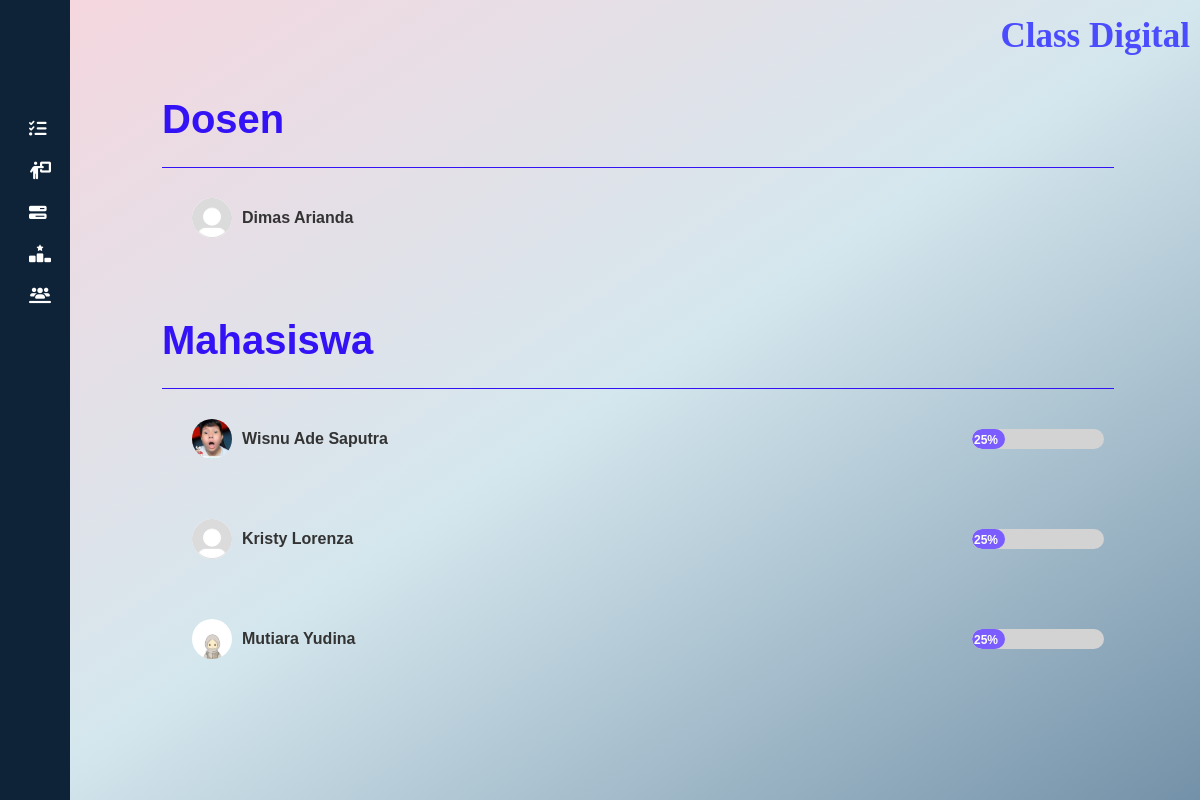
Screenshot of /cd_app/list/4/ with the database file from the repository.
### cd_app/models.py (models this page shows, shortened)
class Course(models.Model):
    name = models.CharField(max_length=200)
    schedule = models.CharField(max_length=100)
    url = models.URLField()
    video_url = models.URLField(blank=True, null=True, help_text="URL video pembelajaran (contoh: YouTube)")
    pdf_material = models.FileField(upload_to='materials/', blank=True, null=True, help_text="Unggah materi dalam format PDF")
    announcement = models.TextField(blank=True, null=True)
    teacher = models.ForeignKey(
        UserProfileInfo,
        on_delete=models.SET_NULL,
        null=True,
        blank=True,
        related_name='teaching_courses',
        limit_choices_to={'role': 'teacher'},  # Hanya user dengan role 'teacher'
    )

class UserProfileInfo(models.Model):
    user = models.OneToOneField(User, on_delete=models.CASCADE, related_name='profile')
    image = models.ImageField(upload_to='profile_pics', blank=True)
    name = models.CharField(max_length=255, blank=True)
    email = models.EmailField(max_length=255, blank=True)
    phone = models.CharField(max_length=15, blank=True)
    about = models.TextField(blank=True)
    ROLE_CHOICES = [
        ('student', 'Student'),
        ('teacher', 'Teacher'),
    ]
    role = models.CharField(max_length=10, choices=ROLE_CHOICES, default='student')
    courses = models.ManyToManyField('Course', related_name='enrolled_users', blank=True)

### cd_app/views.py (the view)
# urls.py: path('list/<int:course_id>/', views.list_view, name='list'),
def list_view(request, course_id):
    try:
        course = Course.objects.get(id=course_id)  # Mendapatkan kursus berdasarkan ID
    except Course.DoesNotExist:
        return render(request, '404.html')  # Jika kursus tidak ditemukan
    enrolled_users = course.enrolled_users.all()  # Relasi Many-to-Many
    return render(request, 'cd_app/list_mahasiswa.html', {
        'course': course,
        'enrolled_users': enrolled_users
    })

### templates/cd_app/list_mahasiswa.html (shortened to what this page needs)
{% extends "cd_app/class.html" %}
{% load static %}
{% block body_block %}
<head>
</head>
      <div class="container-recap-values">
        <div class="title-task">
          <h1>Dosen</h1>
        </div>
        <div class="list-mahasiswa">
          <div class="mahasiswa-item">
            <div class="profile">
              <div class="profile-icon">
                {% if course.teacher.image %}
                <img src="{{ course.teacher.image.url }}" alt="Profile Icon" />
                {% else %}
                <img src="{% static 'img/profile.jpg' %}" alt="Default Profile Icon" />
                {% endif %}
              </div>
              <span class="name">{{course.teacher.name}}</span>
            </div>
          </div>
        </div>
        <div class="title-task mt-5">
          <h1>Mahasiswa</h1>
        </div>
        <div class="list-mahasiswa">
          {% for user in enrolled_users %}
          <div class="mahasiswa-item">
            <div class="profile">
              <div class="profile-icon">
                {% if user.image %}
                <img src="{{ user.image.url }}" alt="Profile Icon" />
                {% else %}
                <img src="{% static 'img/profile.jpg' %}" alt="Default Profile Icon" />
                {% endif %}
              </div>
              <span class="name">{{ user.name }}</span>
            </div>
            <div class="progress-container">
              <div class="progress-bar">
                <span class="progress-label">25%</span>
              </div>
            </div>
          </div>
          {% empty %}
          <p>Tidak ada mahasiswa yang terdaftar di kursus ini.</p>
          {% endfor %}
        </div>
      </div>
{% endblock %}

### static/css/style.css (style rules this page uses)
* { margin: 0; padding: 0; box-sizing: border-box; font-family: 'Arial', sans-serif; }
body { background: linear-gradient(to bottom right, #f7d6de, #d5e7ee, #7391a8); min-height: 100vh; display: flex; flex-direction: column; scroll-behavior: smooth; }
.profile { padding: 20px; border-radius: 8px; max-width: 800px; width: 100%; }
.profile img { display: block; margin: 0 auto; }

### templates/cd_app/list_mahasiswa.html (style rules this page uses)
.container-recap-values { margin-left: 2rem; width: 90%; margin-top: 1rem; padding-bottom: 2rem; }
.title-task h1 { color: #3412F6; font-weight: 600; }
.title-task { border-bottom: 1px solid #3412F6; padding-bottom: 1rem; }
.mahasiswa-item { display: flex; justify-content: space-between; align-items: center; padding: 10px; border-radius: 10px; }
.profile { display: flex; align-items: center; gap: 10px; }
.profile-icon img { width: 40px; height: 40px; border-radius: 50%; }
.name { font-size: 16px; font-weight: 600; color: #333333; }
.progress-container { width: 150px; height: 20px; background-color: #d3d3d3; border-radius: 10px; position: relative; overflow: hidden; }
.progress-bar { width: 25%; height: 100%; background-color: #7a5cff; border-radius: 10px; position: relative; display: flex; align-items: center; justify-content: flex-end; }
.progress-label { color: #ffffff; font-size: 12px; font-weight: bold; margin-right: 5px; }

### rows the page displays
Course: teacher.name "Dimas Arianda"
UserProfileInfo: image (picture), name "Wisnu Ade Saputra"
UserProfileInfo: name "Kristy Lorenza"
UserProfileInfo: image (picture), name "Mutiara Yudina"
